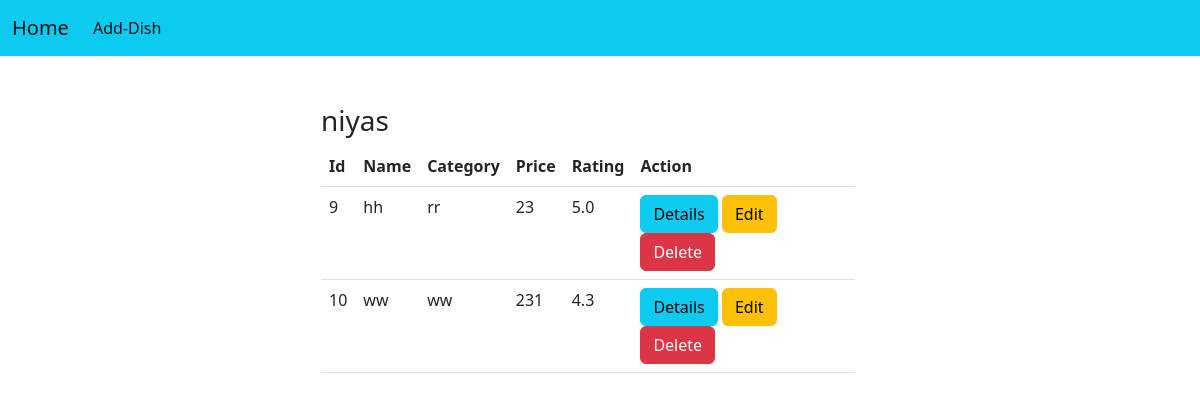
Screenshot of /list_dishes (signed in) with the database file from the repository.
### dishes/models.py (models this page shows, shortened)
class Dishes(models.Model):
    name=models.CharField(max_length=100)
    category=models.CharField(max_length=100)
    price=models.PositiveBigIntegerField()
    rating=models.FloatField(default=3)

### dishes/views.py (the view)
# urls.py: path('list_dishes',views.DishListView.as_view(),name="dish-all"),
class DishListView(View):
    def get(self,request,*args,**kwargs):
        all_dishes=Dishes.objects.all()
        return render(request,"list-dish.html",{"dishes":all_dishes})

### dishes/templates/list-dish.html (shortened to what this page needs)
{%extends 'base.html'%}
{%block body_block%}
<div class="container">
    <div class="row">
        <div class="col-4"></div>
        <div class="col-4"></div>
    <div class="row mt-4">
        <div class="col-3"></div>
        <div class="col-6">
            <h3>{{request.user}}</h3>
            <table class="table  ">
                <tr>
                    <th>Id</th>
                    <th>Name</th>
                    <th>Category</th>
                    <th>Price</th>
                    <th>Rating</th>
                    <th>Action</th>
                </tr>
                {%for dish in dishes%}
                <tr>
                    <td>{{dish.id}}</td>
                    <td>{{dish.name}}</td>
                    <td>{{dish.category}}</td>
                    <td>{{dish.price}}</td>
                    <td>{{dish.rating}}</td>
                    <td>
                        <a href="{%url 'dish-detail' dish.id%}" class="btn btn-info">Details</a>
                        <a href="" class="btn btn-warning">Edit</a>
                        <a href="{%url 'dish-delete' dish.id%}" class="btn btn-danger">Delete</a>
                    </td>
                </tr>
                {%endfor%}
            </table>
        </div>
        <div class="col-3"></div>
    </div>
</div>
{%endblock%}

### rows the page displays
Dishes: id "9", name "hh", category "rr", price "23", rating "5.0"
Dishes: id "10", name "ww", category "ww", price "231", rating "4.3"

### other values shown
{{ request.user }} "niyas"
